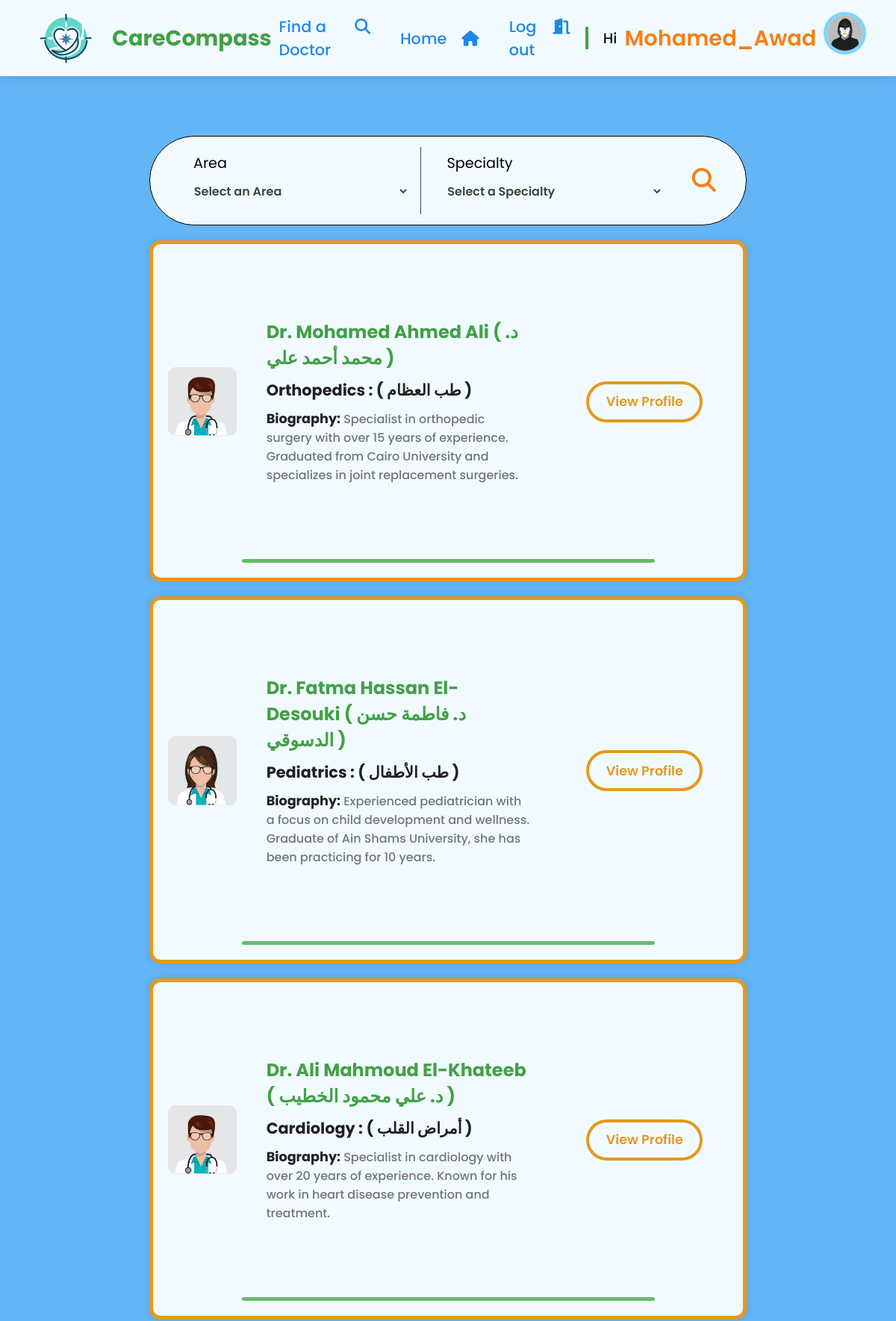
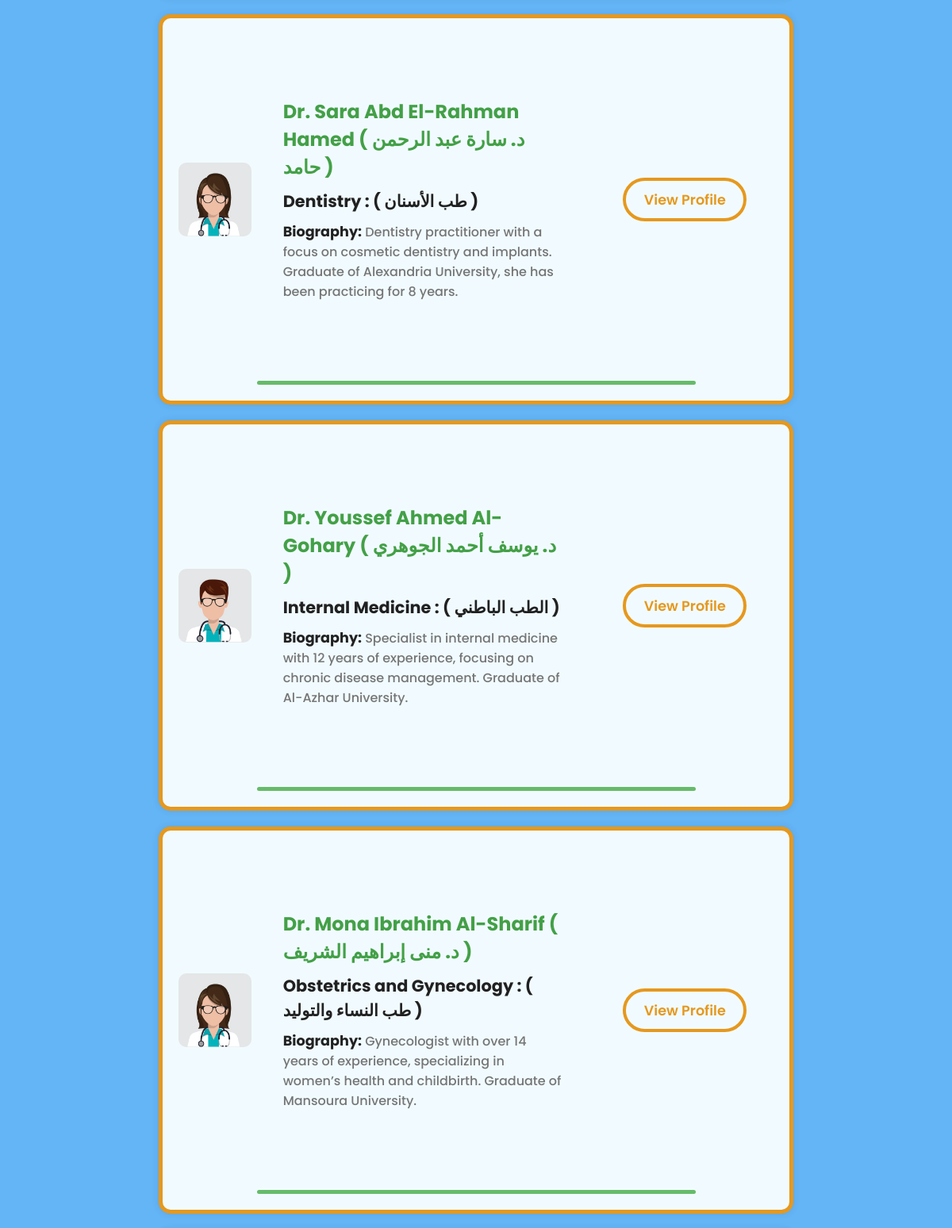
Page /searched-doctors (signed in, upper part) on the committed database (2 pictures, top to bottom).
### Users/models.py (models this page shows, shortened)
class UserProfile(models.Model):
    user = models.OneToOneField(User, on_delete=models.CASCADE)
    city = models.CharField(max_length=100, blank=True)
    profile_img = models.ImageField(upload_to='profile_images', default='default/blank-profile-picture.png')
    phone_number = models.CharField(max_length=13, blank=True)

### Doctors/models.py (models this page shows, shortened)
class DoctorProfile(models.Model):
    GENDER_CHOICES = [
        ('Male', 'Male'),
        ('Female', 'Female'),
    ]
    full_name_in_english = models.CharField(max_length=100)
    full_name_in_arabic = models.CharField(max_length=100)
    doctor_profile_img = models.ImageField(upload_to='doctors_profile_images', blank=True, null=True)
    english_bio = models.TextField()
    arabic_bio = models.TextField()
    phone = models.CharField(max_length=13)
    address_in_english = models.CharField(max_length=255)
    address_in_arabic = models.CharField(max_length=255)
    specialization_in_english = models.CharField(max_length=100)
    specialization_in_arabic = models.CharField(max_length=100)
    gender = models.CharField(max_length=6, choices=GENDER_CHOICES)
    birthdate = models.DateField()
    default_pic_mapping = {
        'Male': 'default/male_blank_doctor.png',
        'Female': 'default/female_blank_doctor.png'
    }
    def get_profile_pic_url(self):
        if not self.doctor_profile_img:
            return os.path.join(settings.MEDIA_URL, self.default_pic_mapping[self.gender])
        return self.doctor_profile_img.url

### Search/views.py (the view)
# urls.py: path('searched-doctors', views.search_doctors, name='searched_doctors'),
@login_required(login_url= "login")
def search_doctors(request):
    filtered_doctors = []
    areas, specialties = get_current_locations_and_specialties()
    if request.method == 'GET':
        searched_area = request.GET.get('Area')
        searched_specialty = request.GET.get('Specialty')
        filters = Q()
        if searched_area:
            filters = filters & Q(address_in_english__contains=searched_area)
        if searched_specialty:
            filters = filters & Q(specialization_in_english__exact=searched_specialty)
        filtered_doctors = DoctorProfile.objects.filter(filters).distinct()
    context = {
        "doctors": filtered_doctors,
        "areas": areas,
        "specialties": specialties,
    }
    return render(request, 'Search/searched_doctors.html', context)

### Home/utils.py (called while the page is built)
def get_current_locations_and_specialties():
    current_locations = DoctorProfile.objects.values('address_in_english', 'address_in_arabic').distinct()
    current_specialties = DoctorProfile.objects.values('specialization_in_english', 'specialization_in_arabic').distinct().order_by('specialization_in_english')
    areas = set()
    for location in current_locations:
        english_area = location['address_in_english'].split(',')[-2].strip()
        arabic_area = location['address_in_arabic'].split('،')[-2].strip()
        areas.add((english_area, arabic_area))
    areas = list(areas)
    areas.sort()
    specialties = [(spec['specialization_in_english'], spec['specialization_in_arabic']) for spec in current_specialties]
    return areas,specialties

### Search/templates/Search/searched_doctors.html (shortened to what this page needs)
{% extends "base.html" %}
{% load static %}
{% block extra_css %}
    <link rel="stylesheet" href="{% static 'css/search_result_styles.css' %}">
    <link rel="stylesheet" href="{% static 'css/search_styles.css' %}">
{% endblock %}
{% block content %}
    <section>
        {% include 'Home/search_bar.html' %}
        {% if doctors %}
            {% for doctor in doctors %}
                {% include 'Search/doctors_list.html' %}
            {% endfor %}
        {% else %}
            <h2 style="text-align: center; margin-top: 50px;">NO Doctors Found!!</h2>
        {% endif %}
    </section>
{% endblock %}

### templates/navbar.html (shortened to what this page needs)
{% load static %}
<header>
    <a href="{% url 'home' %}" class="logo">
        <img src="{% static 'images/Logo.png' %}" alt="Logo">
        CareCompass
    </a>
    <nav class="navigation-bar">
        {% if user.is_authenticated %}
            <div class="navigation-bar-links">
                <div class="nav-link">
                    <a href="/#find-doctor" id="find-doctor-link">Find a Doctor</a>
                    <i class="fa-solid fa-magnifying-glass"></i>
                </div>
                <div class="nav-link">
                    <a href="{% url 'home' %}">Home</a>
                    <i class="fa-solid fa-house"></i>
                </div>
                <div class="nav-link">
                    <a href="{% url 'logout' %}">Log out</a>
                    <i class="fa-solid fa-door-open"></i>
                </div>
            </div>
            <span class="separator"></span>
            <p class="logged-in-user">Hi <a href="{% url 'user_profile' %}"> <span>{{ user.username }}</span> </a></p>
            <div class="user-avatar">
                <img src="{{ user.userprofile.profile_img.url }}" alt="{{ user.username }}">
            </div>
        {% endif %}
    </nav>
</header>

### Search/templates/Search/doctors_list.html
<div class="doctor-row">
    <div class="doctor-container">
        <div class="doctor-image">
            <img src="{{ doctor.get_profile_pic_url }}" alt="{{ doctor.full_name_in_english }}">
        </div>
        <div class="doctor-info">
            <a href="{% url 'doctor_profile' %}?id={{ doctor.id }}">
                <h3 class="doctor-name">Dr. {{ doctor.full_name_in_english }} <span class="rtl">( د. {{ doctor.full_name_in_arabic }} )</span></h3>
            </a>
            <h5 class="doctor-specialty">{{ doctor.specialization_in_english }} : <span class="rtl">( {{ doctor.specialization_in_arabic }} )</span></h5>
            <p class="doctor-bio"> <span>Biography:</span> {{ doctor.english_bio }}</p>
        </div>
        <div class="doctor-contact">
            <a href="{% url 'doctor_profile' %}?id={{ doctor.id }}" class="profile-link"> <button class="profile-btn">View Profile</button> </a>
        </div>
    </div>
    <hr>
</div>

### static/css/basic.css (style rules this page uses)
:root { --primary-blue: #1E88E5; --primary-blue-light: #64B5F6; --primary-blue-dark: #1565C0; --primary-blue-darker: #0D47A1; --primary-accent-blue: #81D4FA; --primary-accent-blue-light: #daf0fb; --secondary-green: #43A047; --secondary-green-light: #66BB6A; --secondary-accent-green: #15d46b; --secondary-green-dark: #2E7D32; --secondary-green-darker: #1B5E20; --neutral-white: #f1fbff; --text-dark-gray: #424242; --text-dark-gray-light: #757575; --text-dark-gray-dark: #212121; --text-dark-gray-darker: #0E0E0E; --error-red: #E53935; --error-red-light: #EF5350; --error-red-accent: #FF5A5F; --error-red-accent-light: #ffc8ca; --accent-pinkish-red: #DB5C91; --accent-pinkish-red-light: #F48FB1; --accent-orange: #E6981E; --accent-orange-light: #FBC02D; --accent-orange-dark: #F57F17; }
* { font-family: "Poppins", sans-serif; margin: 0; padding: 0; box-sizing: border-box; scroll-behavior: smooth; }
.rtl { direction: rtl; }
a { text-decoration: none; }
#base-page-body { min-height: 100vh; width: 100vw; position: relative; background-color: var(--primary-blue-light); display: flex; flex-direction: column; overflow-x: hidden; }
section { padding: 150px 200px; }
header { background-color: var(--neutral-white); width: 100%; display: flex; position: sticky; top: 0px; justify-content: space-between; align-items: center; padding: 10px 30px; box-shadow: 0px 5px 15px rgba(1, 28, 64, 0.1); z-index: 999; }
.logo { display: flex; align-items: center; justify-content: center; text-decoration: none; color: var(--secondary-green); font-size: 1.8em; font-weight: 700; }
.logo img { width: 120px; }
.navigation-bar { display: flex; align-items: center; justify-content: center; }
.navigation-bar-links { display: flex; align-items: center; gap: 20px; }
.nav-link { display: flex; justify-content: center; align-items: baseline; color: var(--primary-blue); font-size: 1.3em; font-weight: 500; padding: 10px; cursor: pointer; }
.nav-link a { color: var(--primary-blue); }
.nav-link i { margin-left: 20px; }
.logged-in-user { color: var(--text-dark-gray-darker); margin: 0; display: flex; justify-content: center; align-items: center; text-decoration: none; font-size: 1.2em; font-weight: 500; padding: 10px; }
.logged-in-user span { padding-left: 10px; color: var(--accent-orange-dark); font-size: 1.5em; font-weight: 600; }
.separator { width: 5px; height: 30px; margin: 10px; background-color: var(--secondary-green); }
.user-avatar { width: 70px; height: 70px; margin-right: 20px; }
.user-avatar img { width: 100%; border: 5px solid var(--primary-accent-blue); border-radius: 50%; }

### Search/static/css/search_result_styles.css (style rules this page uses)
section { padding: 80px 200px; }
.doctor-row { margin: 20px 0; display: flex; flex-direction: column; align-items: center; border: 5px solid var(--accent-orange); border-radius: 15px; box-shadow: 0px 0px 10px rgba(0, 0, 0, 0.1); background-color: var(--neutral-white); }
.doctor-row hr { width: 70%; height: 5px; background-color: var(--secondary-green-light); border-radius: 5px; outline: none; border: none; margin-bottom: 20px; }
.doctor-container { margin: 50px 0; display: grid; grid-template-columns: 1fr 3fr 2fr; }
.doctor-image { display: flex; justify-content: center; align-items: center; }
.doctor-image img { width: 70%; border-radius: 10px; }
.doctor-info { padding: 50px 20px; }
.doctor-specialty { font-size: 1.3em; color: var(--text-dark-gray-dark); margin-bottom: 10px; }
.doctor-info a { text-decoration: none; }
.doctor-name { font-size: 1.5em; font-weight: 700; color: var(--secondary-green); margin-bottom: 10px; transition: 0.6s ease; }
.doctor-contact { display: flex; flex-direction: column; justify-content: space-evenly; align-items: center; padding: 20px; }
.doctor-contact .profile-btn { width: 70%; height: 55px; color: var(--accent-orange); font-size: 1.1em; font-weight: 600; background-color: var(--neutral-white); border: 4px solid var(--accent-orange); border-radius: 50px; cursor: pointer; transition: 0.5s ease; }
.doctor-bio { font-weight: 500; color: var(--text-dark-gray-light); }
.doctor-bio span { color: var(--text-dark-gray-dark); font-size: 1.1em; font-weight: 700; }
.profile-link { text-decoration: none; width: 100%; display: flex; justify-content: center; }

### rows in the picture
DoctorProfile: full_name_in_english "Mohamed Ahmed Ali", full_name_in_arabic "محمد أحمد علي", specialization_in_english "Orthopedics", specialization_in_arabic "طب العظام", english_bio "Specialist in orthopedic surgery with over 15 years of experience. Graduated from Cairo University and specializes in joint replacement surgeries."
DoctorProfile: full_name_in_english "Fatma Hassan El-Desouki", full_name_in_arabic "فاطمة حسن الدسوقي", specialization_in_english "Pediatrics", specialization_in_arabic "طب الأطفال", english_bio "Experienced pediatrician with a focus on child development and wellness. Graduate of Ain Shams University, she has been practicing for 10 years."
DoctorProfile: full_name_in_english "Ali Mahmoud El-Khateeb", full_name_in_arabic "علي محمود الخطيب", specialization_in_english "Cardiology", specialization_in_arabic "أمراض القلب", english_bio "Specialist in cardiology with over 20 years of experience. Known for his work in heart disease prevention and treatment."
DoctorProfile: full_name_in_english "Sara Abd El-Rahman Hamed", full_name_in_arabic "سارة عبد الرحمن حامد", specialization_in_english "Dentistry", specialization_in_arabic "طب الأسنان", english_bio "Dentistry practitioner with a focus on cosmetic dentistry and implants. Graduate of Alexandria University, she has been practicing for 8 years."
DoctorProfile: full_name_in_english "Youssef Ahmed Al-Gohary", full_name_in_arabic "يوسف أحمد الجوهري", specialization_in_english "Internal Medicine", specialization_in_arabic "الطب الباطني", english_bio "Specialist in internal medicine with 12 years of experience, focusing on chronic disease management. Graduate of Al-Azhar University."
DoctorProfile: full_name_in_english "Mona Ibrahim Al-Sharif", full_name_in_arabic "منى إبراهيم الشريف", specialization_in_english "Obstetrics and Gynecology", specialization_in_arabic "طب النساء والتوليد", english_bio "Gynecologist with over 14 years of experience, specializing in women’s health and childbirth. Graduate of Mansoura University."

### other values in the picture
{{ user.username }} "Mohamed_Awad"
